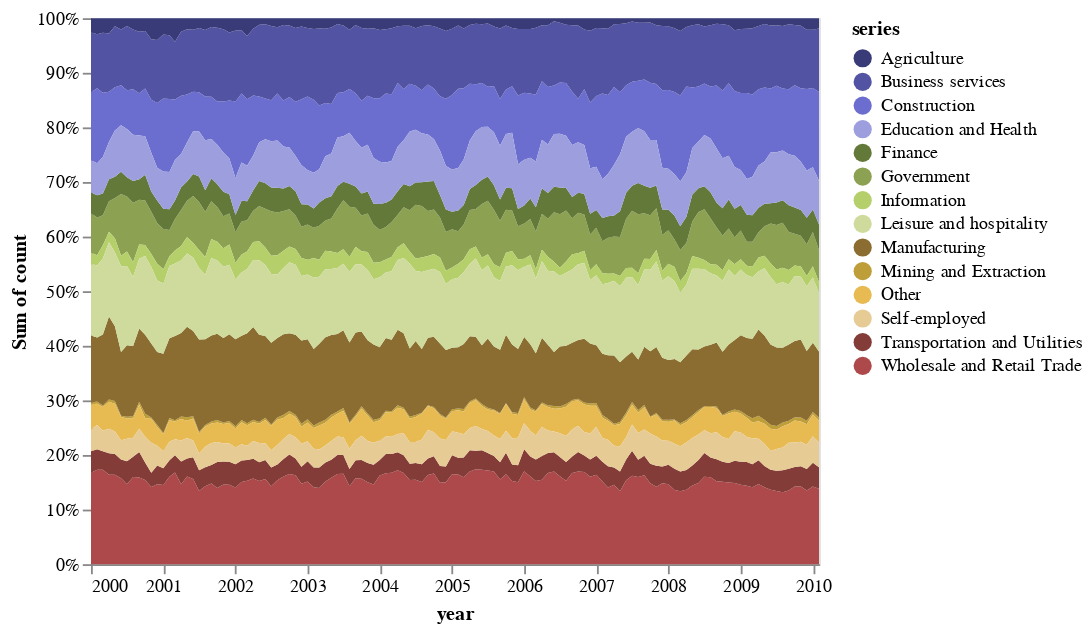

The notebook cell this image was saved under:
### Markdown cell above
## Normalized area chart

### Code cell
alt.Chart(unemp).mark_area().encode(
    alt.X('date:T',
        timeUnit='yearmonth',
        axis=alt.Axis(format='%Y', labelAngle=0, title='year')
    ),
    alt.Y('sum(count)',
        stack='normalize'
    ),
    alt.Color('series:N',
        scale=alt.Scale(scheme="category20b")
    )
)

### Figure 1 — Vega-Lite specification as saved in the notebook (floating-point values rounded to 4 significant figures; data arrays with more than 128 entries replaced by an {"elided": "..."} marker saying what was removed)
{"$schema": "https://vega.github.io/schema/vega-lite/v2.json", "config": {"view": {"height": 300, "width": 400}}, "data": {"values": {"elided": "1708 records"}}, "encoding": {"color": {"field": "series", "scale": {"scheme": "category20b"}, "type": "nominal"}, "x": {"axis": {"format": "%Y", "labelAngle": 0, "title": "year"}, "field": "date", "timeUnit": "yearmonth", "type": "temporal"}, "y": {"aggregate": "sum", "field": "count", "stack": "normalize", "type": "quantitative"}}, "mark": "area"}
